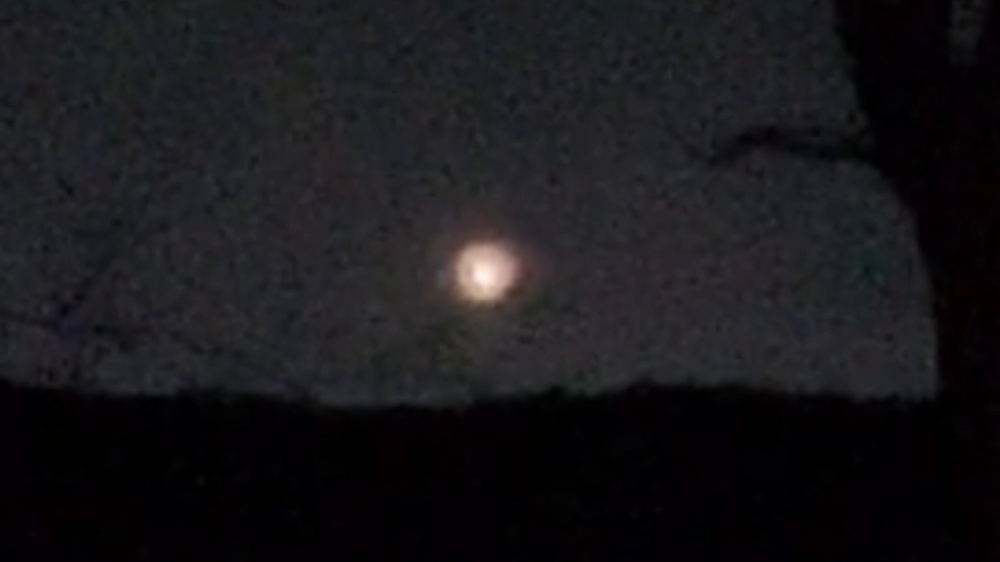
#> input picture uap_cases/police_orb/frames/107.png, 1000 x 562 px, shrunk from 1920 x 1080 before the run, given in place of 0.png, which was not available
$ jupyter execute --allow-errors Analyze.ipynb
#> lines starting #> are read from the running program, lines starting #| are printed output that depends on the picture; after the words box and inside, x2 and y2 are one past the last pixel; in counts of white or black regions, pixels touching at a corner belong together; pictures that were not available may be replaced by others from this repository, and a replacement may not be noted
[cell 1]
import sys
import os
import pandas as pd
import matplotlib.pyplot as plt
import numpy as np
import cv2 as cv
from PIL import Image

from pathlib import Path

df = pd.DataFrame(columns=['frame', 'brightness', 'valence', 'max', 'x', 'y', 'area' ])

def analyze_frame(frame_num):
#> called with frame_num = 1
    file_name = "frames/" + str(frame_num) + ".png"
    path = Path(file_name)
    if not path.is_file():
        print("no file, get last")
        file_name = "frames/" + str(frame_num-1) + ".png"

    image = Image.open(os.path.join(sys.path[0], file_name))
#> image is the input picture: PIL image 1000x562 RGB; mean R, G, B 24.3, 23.1, 26.4
    greyscale_image = image.convert('L')
    histogram = greyscale_image.histogram()
#> histogram = 256 values, max 101793 at index 1, min 0 at index 247, mean 2195.3
    pixels = sum(histogram)
#> pixels = 562000
    brightness = scale = len(histogram)
#> brightness = 256; scale = 256
    for index in range(0, scale):
        ratio = histogram[index] / pixels
        brightness += ratio * (-scale + index)
#> this loop made 256 passes
#> (ratio, brightness) on passes 1 to 3: (0.0225, 250.2), (0.181, 204.1), (0.108, 176.6)
#> after the loop, brightness = 23.83
    hist = np.array(histogram)
#> hist has the same summary as histogram

    valence =np.count_nonzero(hist)
#> valence = 247
    max_b = hist.argmax(axis=0)
#> max_b = 1


    image = cv.imread('frames/'+str(frame_num)+'.png')
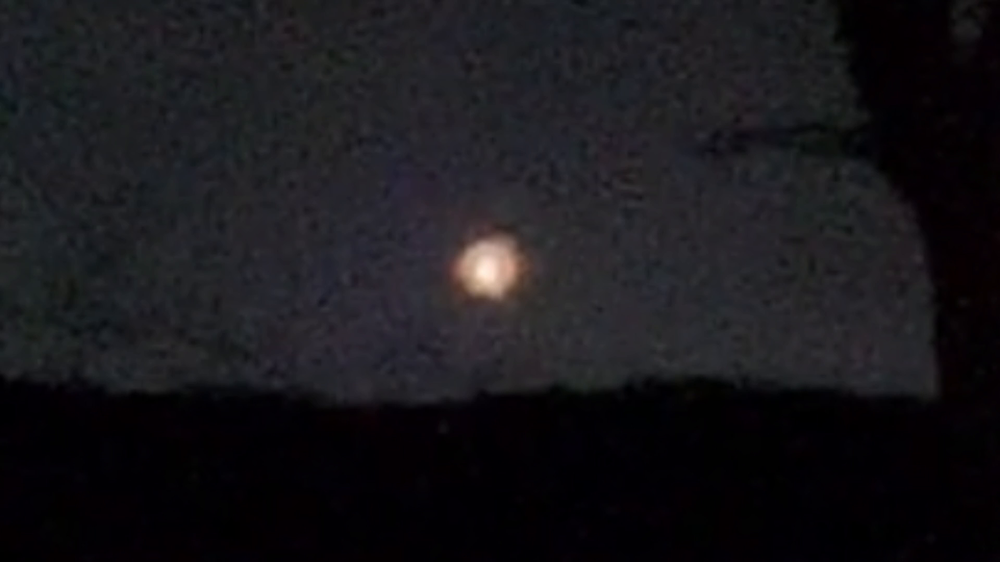
#> input picture uap_cases/police_orb/frames/115.png, 1000 x 562 px, shrunk from 1920 x 1080 before the run, given in place of 1.png, which was not available
#> image is the input picture: shape (562, 1000, 3); mean B, G, R 26.5, 22.8, 24


    gray = cv.cvtColor(image, cv.COLOR_BGR2GRAY)
    blur = cv.GaussianBlur(gray, (5, 5),cv.BORDER_DEFAULT)
    ret, thresh = cv.threshold(blur, 200, 255, cv.THRESH_BINARY_INV)
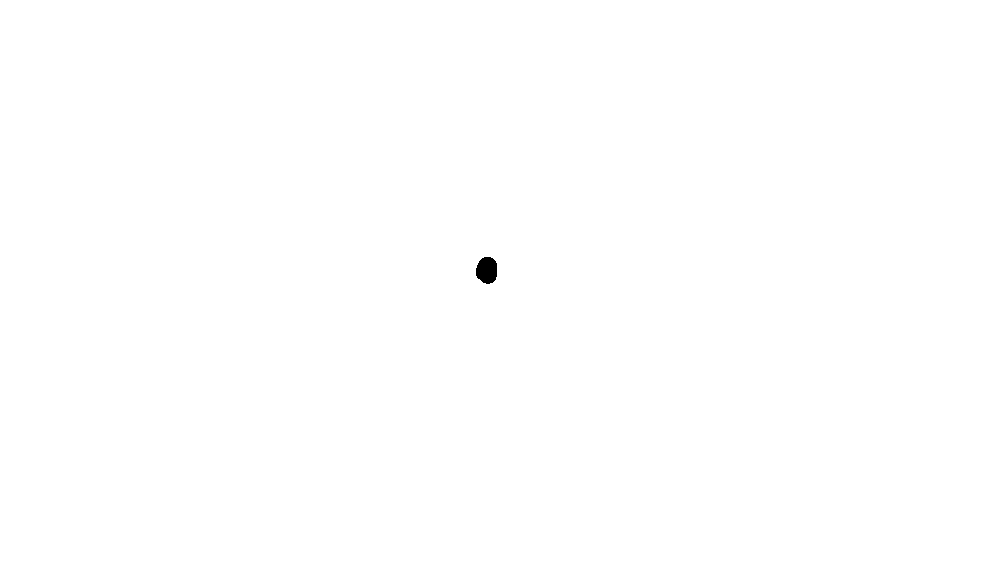
#> thresh: shape (562, 1000); 99.9% white; 1 black region
    contours, hierarchies = cv.findContours(thresh, cv.RETR_LIST, cv.CHAIN_APPROX_SIMPLE)
#> contours = 2 contours; box (x1, y1, x2, y2) and area: (0, 0, 1000, 562) 560439, (475, 256, 498, 285) 494

    cx=0
    cy=0
    area = 0
    if len(contours)>1 :
        M = cv.moments(contours[-2])
#> M = moments, m00 494, centre m10/m00, m01/m00 = (486.6, 269.9)
        if M['m00'] == cv.contourArea(contours[-2]):

            cx = int(M['m10']/M['m00'])
#> cx = 486
            cy = int(M['m01']/M['m00'])
#> cy = 269

            cv.drawContours(image, [contours[-2]], -1, (0, 255, 0), 2)
            cv.putText(image, str(frame_num), (cx-150, cy-75),
                       cv.FONT_HERSHEY_SIMPLEX, 2, (255, 255, 255), 4)
            cv.putText(image, "a: "+str(M['m00']), (cx-150, cy+135),
                       cv.FONT_HERSHEY_SIMPLEX, 1, (255, 255, 255), 2)
            cv.putText(image, "b: " + str(round(brightness / scale,2)), (cx-150, cy+175),
                       cv.FONT_HERSHEY_SIMPLEX, 1, (255, 255, 255), 2)
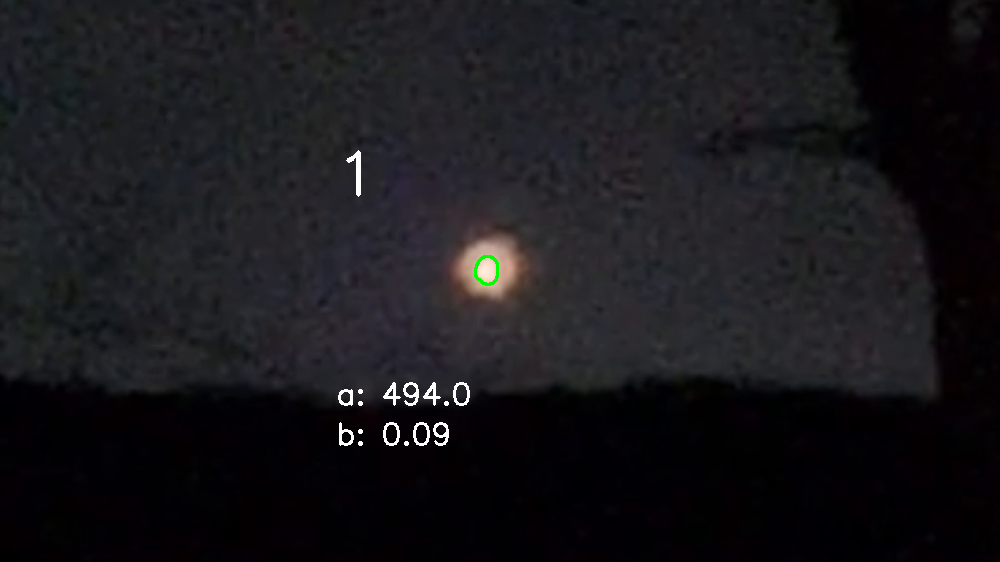
#> image: shape (562, 1000, 3); mean B, G, R 27.2, 23.6, 24.7
            cv.imwrite("frames/contours/"+str(frame_num)+".png", image)
            area = M['m00']
#> area = 494


            oimg = Image.open(os.path.join(sys.path[0], "frames/contours/"+str(frame_num)+".png"))
            left = cx-200
#> left = 286
            top = cy-200
#> top = 69
            right = cx+200
#> right = 686
            bottom = cy+200
#> bottom = 469
            im1 = oimg.crop((left, top, right, bottom))
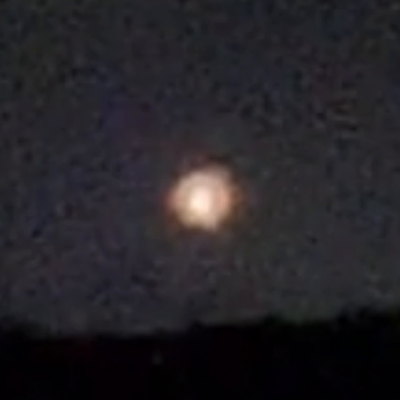
#> im1: PIL image 400x400 RGB; mean R, G, B 36.9, 34.2, 38.9
            im1.save("./frames/gif/"+ "{:04d}".format(frame_num) +".png")
#             df.loc[len(df)] = [frame_num, M['m00'], cx, cy]
    else:
        print("did not find area for " + str(frame_num))

    df.loc[len(df)] = [frame_num, (brightness / scale), valence, max_b, cx, cy, area]


frames = []
#> (the rest of this cell did not finish here and is left out)
